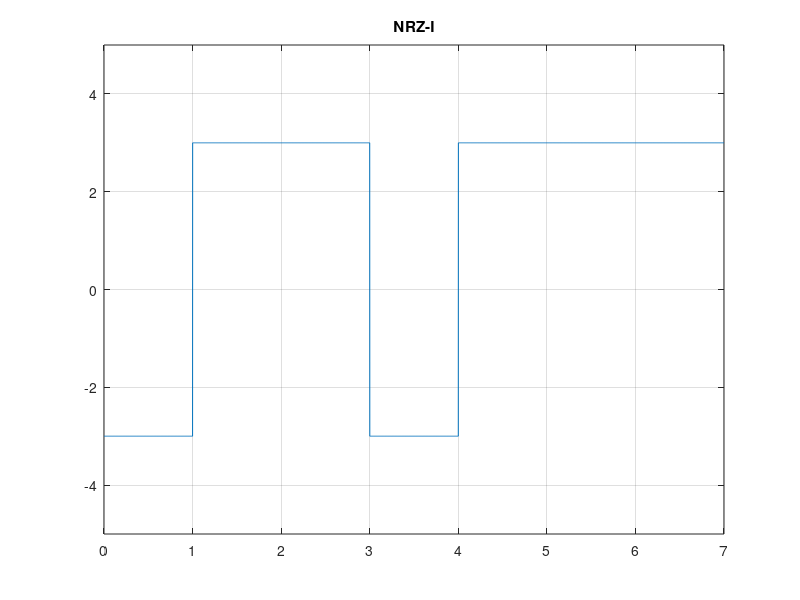

Source code (MATLAB):
% University of Rajshahi
% Name : Nakul Deb Nath
% Dept : CSE
% Date : 10-10-2018

clear;
clear all;
clc;

n=[1,1,0,1,1,0,0];
%n = input('Enter the bit Stream : ');
v = 3;
for index = 1:length(n)
    if n(index)==1;
        bitsArray(index) = -v;
        v = -v;
    else
        bitsArray(index) = v;
    end
end

i=1;
t = 0:0.001:length(n);
bt = 1/0.001;
for index = 1:length(t)
    if t(index) == i;
        y(index)=bitsArray(i);
        i = i+1;
    else
        y(index) = bitsArray(i);
        
    end
end
plot(t,y);
axis([0 length(n) -5 5]);
grid on;
title('NRZ-I');





v = 3;
for j = 1:length(y)/bt
    
    if y(j*bt) == -v;
        resiveBit(j) = 1;
        v = -v;
    else
        resiveBit(j) = 0;
    end
end

display(resiveBit);
